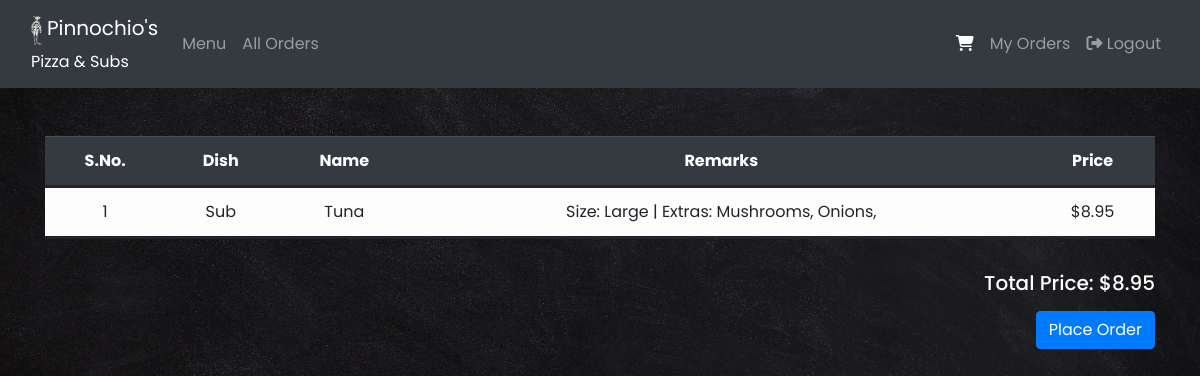
The page /cart/ (signed in) on the database as committed earlier.
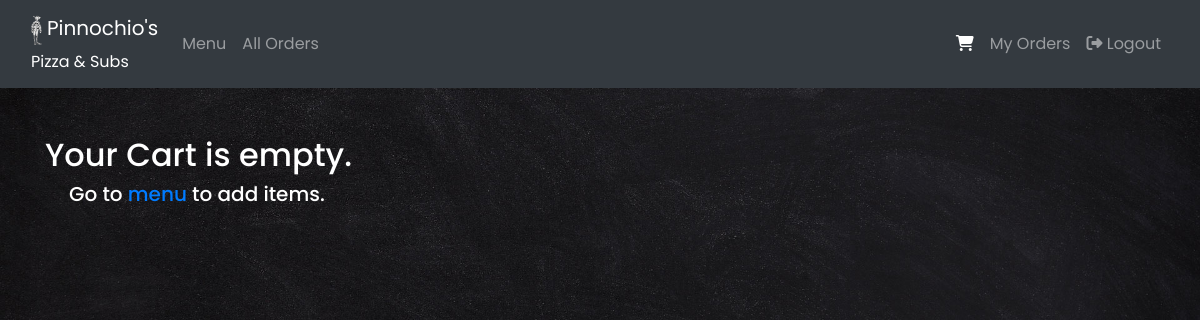
The same page on the database as committed later.
### orders/models.py (models this page shows, shortened)
class Orders(models.Model):
    username = models.CharField(max_length=32)
    dishtype = models.CharField(max_length=32)
    dishname = models.CharField(max_length=32)
    price = models.DecimalField(max_digits=5, decimal_places=2, help_text='Price in US dollars')
    remarks = models.TextField()
    status = models.CharField(max_length=32)

### orders/views.py (the view)
# urls.py: path("cart/", views.cart, name="cart"),
@login_required
def cart(request):
    orders = Orders.objects.filter(username = request.user.username).filter(status = 'Initiated')
    total_price = 0
    for order in orders:
        total_price += order.price
    context = {
        "orders" : orders,
        "total_price" : total_price,
    }
    return render(request, "orders/cart.html", context)

### orders/templates/orders/cart.html (shortened to what this page needs)
{% extends "orders/base.html" %}
{% block content %}
<div class="container pt-5">
    {% if orders %}
    <table class="table table-hover table-light">
        <thead class="thead-dark">
            <tr>
                <th>S.No.</th>
                <th>Dish</th>
                <th>Name</th>
                <th>Remarks</th>
                <th>Price</th>
            </tr>
        </thead>
        <tbody>
            {% for order in orders %}
            <tr>
                <td>{{ forloop.counter }}</td>
                <td>{{ order.dishtype }}</td>
                <td>{{ order.dishname }}</td>
                <td>{{ order.remarks }}</td>
                <td>${{ order.price }}</td>
            </tr>
            {% endfor %}
        </tbody>
    </table>
    <h5 class="text-white pt-3 mb-3 text-right"> Total Price: ${{ total_price }}</h5>
    <form action="{% url 'checkout' %}", method="POST">
        <button class="btn btn-primary float-right"> Place Order </button>
    </form>
    {% else %}
    <h2 class="text-white"> Your Cart is empty.</h2>
    <h5 class="text-white ml-4"> Go to <a href="{% url 'index' %}"> menu </a> to add items.</h5>
    {% endif %}
</div>
{% endblock %}

Rows that differ between the two databases and show on the page:
no longer on this page (row edited): Orders: dishtype "Sub", dishname "Tuna", remarks "Size: Large | Extras: Mushrooms, Onions,", price "8.95"
Other text that changed with them:
{{ total_price }}: "8.95" → (not shown)
text no longer shown: "S.No. Dish Name Remarks Price Total Price: $ Place Order"
text now shown: "Your Cart is empty. Go to menu to add items."
